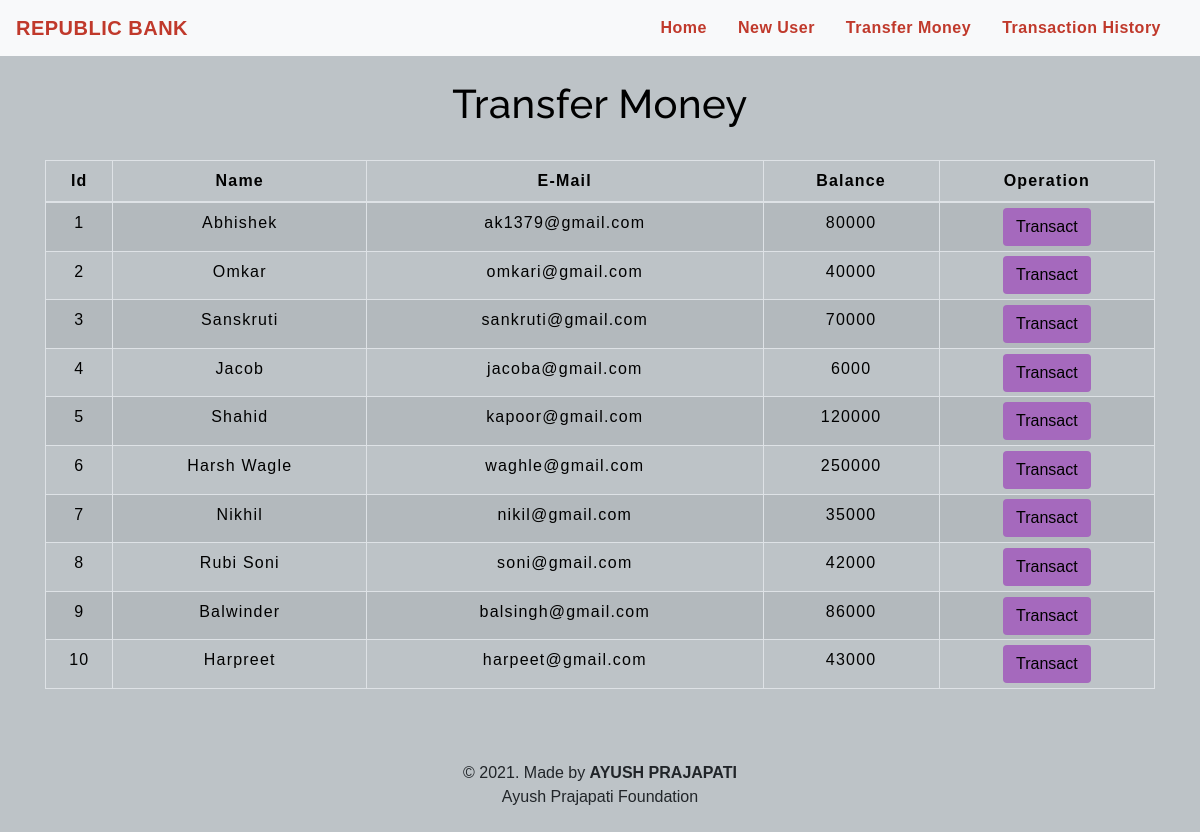
The app's page /transfermoney.php with its own data.
### tables this page shows
CREATE TABLE `users` (
  `id` int(3) NOT NULL,
  `name` text NOT NULL,
  `email` varchar(30) NOT NULL,
  `balance` int(8) NOT NULL
);

### transfermoney.php (the view, shortened to what this page needs)
<!DOCTYPE html>
<html lang="en">
<head>
    <link rel="stylesheet" href="https://maxcdn.bootstrapcdn.com/bootstrap/4.0.0/css/bootstrap.min.css">
    <link rel="stylesheet" type="text/css" href="css/table.css">
    <link rel="stylesheet" type="text/css" href="css/navbar.css">
</head>
<body style="background-color : #BDC3C7;">
<?php
    include 'config.php';
    $sql = "SELECT * FROM users";
    $result = mysqli_query($conn,$sql);
?>
<?php
  include 'navbar.php';
?>
<div class="container">
        <h2 class="text-center pt-4" style="color : black;">Transfer Money</h2>
        <br>
            <div class="row">
                <div class="col">
                    <div class="table-responsive-sm">
                    <table class="table table-hover table-sm table-striped table-condensed table-bordered" style="border-color:black;">
                        <thead style="color : black;">
                            <tr>
                            <th scope="col" class="text-center py-2">Id</th>
                            <th scope="col" class="text-center py-2">Name</th>
                            <th scope="col" class="text-center py-2">E-Mail</th>
                            <th scope="col" class="text-center py-2">Balance</th>
                            <th scope="col" class="text-center py-2">Operation</th>
                            </tr>
                        </thead>
                        <tbody>
                <?php
                    while($rows=mysqli_fetch_assoc($result)){
                ?>
                    <tr style="color : black;">
                        <td class="py-2"><?php echo $rows['id'] ?></td>
                        <td class="py-2"><?php echo $rows['name']?></td>
                        <td class="py-2"><?php echo $rows['email']?></td>
                        <td class="py-2"><?php echo $rows['balance']?></td>
                        <td><a href="selecteduserdetail.php?id= <?php echo $rows['id'] ;?>"> <button type="button" class="btn" style="background-color : #A569BD;">Transact</button></a></td>
                    </tr>
                <?php
                    }
                ?>
                        </tbody>
                    </table>
                    </div>
                </div>
            </div>
         </div>
         <footer class="text-center mt-5 py-2">
            <p>&copy 2021. Made by <b>AYUSH PRAJAPATI</b> <br> Ayush Prajapati Foundation</p>
        </footer>
</body>
</html>

### navbar.php (shortened to what this page needs)
<nav class="navbar navbar-expand-md navbar-light bg-light">
<a class="navbar-brand" href="index.php" style="color : #C0392B;"><b>REPUBLIC BANK</b></a>
<div class="collapse navbar-collapse" id="collapsibleNavbar">
      <ul class="navbar-nav ml-auto">
        <li class="nav-item">
          <a class="nav-link" href="index.php" style="color : #C0392B;"><b>Home</b></a>
        </li>
        <li class="nav-item">
          <a class="nav-link" href="createuser.php" style="color : #C0392B;"><b>New User</b></a>
        </li>
        <li class="nav-item">
          <a class="nav-link" href="transfermoney.php" style="color : #C0392B;"><b>Transfer Money</b></a>
        </li>
        <li class="nav-item">
          <a class="nav-link" href="transactionhistory.php" style="color : #C0392B;"><b>Transaction History</b></a>
        </li>
    </div>
 </nav>

### table.css (style rules this page uses)
* { padding: 0; margin: 0; box-sizing: border-box; font-family: sans-serif; }
h2 { font-size: 40px; }
table { letter-spacing: 1.2px; }
td { text-align: center; }
button { border:none; background: #b74f85; transition: 1s; }

### navbar.css (style rules this page uses)
.nav-link { margin-right: 15px; color:#2F363F; letter-spacing: 0.5px; transition: 0.5s; }
.navbar-brand { color: #4C4B4B; letter-spacing: 0.5px; }
h2 { color: #4C4B4B; letter-spacing: 0.5px; font-family: raleway; }

### transfermoney.php (style rules this page uses)
button { transition: 1.5s; }

### records on screen
users: id "1", name "Abhishek", email "ak1379@gmail.com", balance "80000"
users: id "2", name "Omkar", email "omkari@gmail.com", balance "40000"
users: id "3", name "Sanskruti", email "sankruti@gmail.com", balance "70000"
users: id "4", name "Jacob", email "jacoba@gmail.com", balance "6000"
users: id "5", name "Shahid", email "kapoor@gmail.com", balance "120000"
users: id "6", name "Harsh Wagle", email "waghle@gmail.com", balance "250000"
users: id "7", name "Nikhil", email "nikil@gmail.com", balance "35000"
users: id "8", name "Rubi Soni", email "soni@gmail.com", balance "42000"
users: id "9", name "Balwinder", email "balsingh@gmail.com", balance "86000"
users: id "10", name "Harpreet", email "harpeet@gmail.com", balance "43000"
